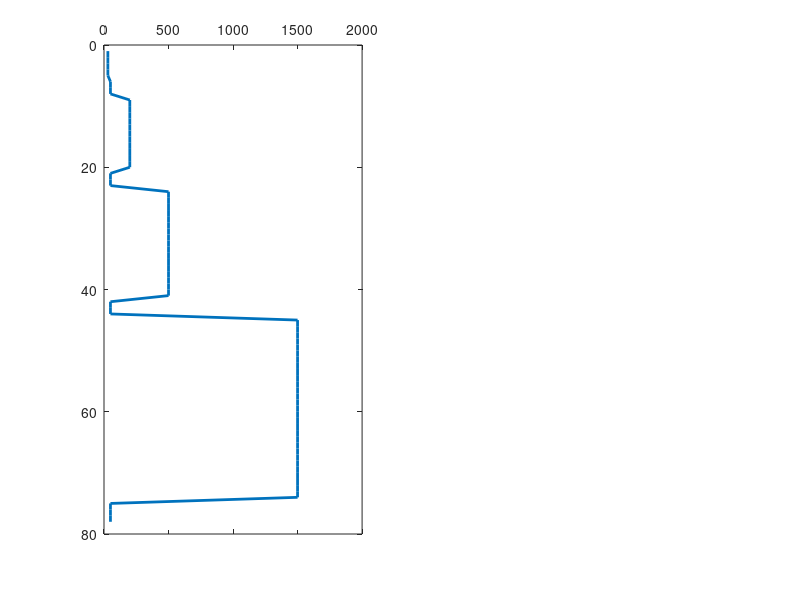

Here is the MATLAB script that generated this plot: (Note: this script raises an error after producing the figure.)
I = 0.005; % I = 0.005mA
AO = 6; %5.9436m-18 feet & 18 inches expressed in meters
rSoil = 30; %Ohm m
rCompactedClay = 200; %Ohm m
rLimestone = 500; %Ohm m
rGranite = 1500; %Ohm m
rShale = 50;
rn = 3;
rm = 2.4379; % Rm = Rn

% Calculate the voltage of subsurface layer with its true resistivity 

DVsoil= (rSoil * I * (rn - rm))/(4 * pi * (AO^2));
DVcc = (rCompactedClay * I * (rn - rm))/(4 * pi * (AO^2));
DVlimestone = (rLimestone * I * (rn - rm))/(4 * pi * (AO^2));
DVgranite = (rGranite * I * (rn - rm))/(4 * pi * (AO^2));
DVshale = (rShale * I * (rn - rm))/(4 * pi * (AO^2));

% now that we have the potential we can solve the inverse problem and 
% calculate the value of the resistivity

% complex multilayer model with shale surfaces
dSoil = 1 * AO; % 6m
dShale = 0.5 * AO + dSoil;% 9m
dCompactedClay = 2 * AO +dShale;% 21m
dShale2 = dCompactedClay + 0.5 * AO;% 24m
dLimestone = 3 * AO +dShale2; % 24 +18 = 42
dShale3 = dLimestone +0.5 * AO; % 45
dGranite = 5 * AO +dShale3; % 75
dShale4 = dGranite + 0.5 * AO; % 78
d = (1:dShale4);

% simple multilayer model with no shale surfaces
dso = 3; 
dcomc = 5 + dso;
dlime = 7 + dcomc;
dgr = 9 + dlime;
d2 = (1:dgr);



%% apparent resistivity calculations 

%simple simulation - model 1
    apr = zeros(24,1);
    v1 = zeros(24,1);
    for i = 1:dso
        apr(i) = (4 * pi * AO^2 * DVsoil)/ ((rn-rm) * I);
        v1(i) = DVsoil;
    end
    for i = dso:dcomc
        apr(i)= (4 * pi * AO^2 * DVcc)/ ((rn-rm) * I);
        v1(i) = DVcc;
    end
    for i = dcomc:dlime
        apr(i) = (4 * pi * AO^2 * DVlimestone)/ ((rn-rm) * I);
        v1(i) = DVlimestone;
    end
    for i = dlime:dgr
        apr(i) = (4 * pi * AO^2 * DVgranite)/ ((rn-rm) * I);
        v1(i) = DVgranite;
    end

    
%complex simulation 
app_res = zeros(78,1);
V = zeros(78,1);

    for i = 1:dSoil
        app_res(i) = (4 * pi * AO^2 * DVsoil)/ ((rn-rm) * I);
        V(i) = DVsoil;
    end
    for i = dSoil:dShale
          app_res(i) = (4 * pi * AO^2 * DVshale)/ ((rn-rm) * I);
          V(i) = DVshale;
    end
    for i = dShale:dCompactedClay
        app_res(i) = (4 * pi * AO^2 * DVcc)/ ((rn-rm) * I);
        V(i) = DVcc;
    end
    for i = dCompactedClay:dShale2
          app_res(i) = (4 * pi * AO^2 * DVshale)/ ((rn-rm) * I);
          V(i) = DVshale;
    end
    for i = dShale2:dLimestone
        app_res(i) = (4 * pi * AO^2 * DVlimestone)/ ((rn-rm) * I);
        V(i) = DVlimestone;
    end
    for i = dLimestone:dShale3
          app_res(i) = (4 * pi * AO^2 * DVshale)/ ((rn-rm) * I);
          V(i) = DVshale;
    end
    for i = dShale3:dGranite
        app_res(i) = (4 * pi * AO^2 * DVgranite)/ ((rn-rm) * I);
        V(i) = DVgranite;
    end
    for i = dGranite:dShale4
          app_res(i) = (4 * pi * AO^2 * DVshale)/ ((rn-rm) * I);
          V(i) = DVshale;
    end

    
%% plot resistivities for 2 models

subplot(1,2,1)
plot(app_res, d, 'col','#0072BD','Linewidth', 2);
set(gca,'XAxisLocation','top','YAxisLocation','left','ydir','reverse');
yline(6,':k','Soil');
yline(9,':k','Shale');
yline(21,':k','Compacted Clay');
yline(24,':k','Shale');
yline(42,':k','Limestone');
yline(45,':k','Shale');
yline(75,':k','Granite');
yline(78,':k','Shale');
title('Model 2 Resistivity to Depth')
xlabel('Resistivity(Ohm m)')
ylabel('Depth(m)')
legend({'Model2', 'layers'},'Location','northeast', 'FontSize',5);

subplot(1,2,2)
plot(apr, d2, 'col','#0072BD','Linewidth', 2);
set(gca,'XAxisLocation','top','YAxisLocation','left','ydir','reverse');
yline(3,':k','Soil');
yline(8,':k','Compacted Clay');
yline(15,':k','Limestone');
yline(24,':k','Granite');
title('Model 1 Resistivity to Depth')
xlabel('Resistivity(Ohm m)')
ylabel('Depth(m)')
legend({'Model1', 'layers'},'Location','northeast', 'FontSize',5);


%% plot potentials of the 2 models
subplot(1,2,1)
plot(V, d, 'col','#77AC30','Linewidth', 2);
set(gca,'XAxisLocation','top','YAxisLocation','left','ydir','reverse');
yline(6,':k','Soil');
yline(9,':k','Shale');
yline(21,':k','Compacted Clay');
yline(24,':k','Shale');
yline(42,':k','Limestone');
yline(45,':k','Shale');
yline(75,':k','Granite');
yline(78,':k','Shale');
title('Model 2 Potential to Depth')
xlabel('Potential(V)')
ylabel('Depth(m)')
legend({'V2', 'layers'},'Location','northeast', 'FontSize',5);

subplot(1,2,2)
plot(v1, d2, 'col','#77AC30','Linewidth', 2);
set(gca,'XAxisLocation','top','YAxisLocation','left','ydir','reverse');
yline(3,':k','Soil');
yline(8,':k','Compacted Clay');
yline(15,':k','Limestone');
yline(24,':k','Granite');
title('Model 1 Potential to Depth')
xlabel('Potential(V)')
ylabel('Depth(m)')
legend({'V1', 'layers'},'Location','northeast', 'FontSize',5);


%% resistivity to spacing diagram for short normal logging
spacing2 = [5.94 11.88 23.76 47.52 95.04 190.08 380.16 760.32];
model2 = [30, 50, 200,50, 500,50, 1500,50];
spacing1 = [5.94 11.88 23.76 47.52];
model1 =[30,200,500,1500];

figure 
plot(spacing2,model2,'col','#4DBEEE','Linewidth', 2);
title('Model 2 Apparent Resistivity compared to electrode spacing')
xlabel('Electrode Spacing (m)')
ylabel('Apparent Resistivity(Ohm m)')
legend({'ARes'},'Location','northeast', 'FontSize',10);

figure
plot(spacing1, model1,'col','#A2142F','Linewidth', 2);
title('Model 1 Apparent Resistivity compared to electrode spacing')
xlabel('Electrode Spacing (m)')
ylabel('Apparent Resistivity(Ohm m)')
legend({'ARes'},'Location','northeast', 'FontSize',10);
